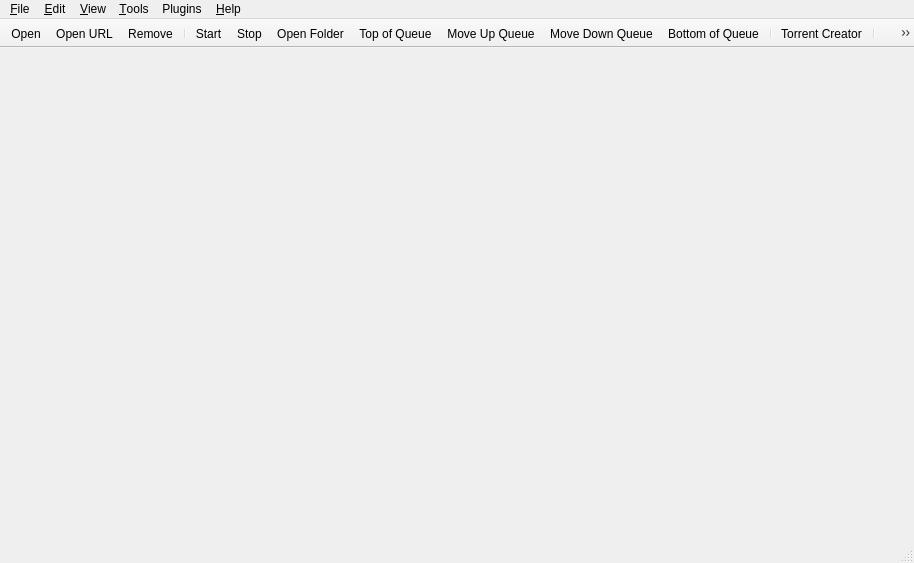
<?xml version="1.0" encoding="UTF-8"?>
<ui version="4.0">
 <class>MainWindow</class>
 <widget class="QMainWindow" name="MainWindow">
  <property name="geometry">
   <rect>
    <x>0</x>
    <y>0</y>
    <width>914</width>
    <height>563</height>
   </rect>
  </property>
  <property name="contextMenuPolicy">
   <enum>Qt::ContextMenuPolicy::CustomContextMenu</enum>
  </property>
  <widget class="QWidget" name="centralWidget">
   <layout class="QVBoxLayout" name="centralWidgetLayout">
    <property name="leftMargin">
     <number>7</number>
    </property>
    <property name="topMargin">
     <number>3</number>
    </property>
    <property name="rightMargin">
     <number>7</number>
    </property>
    <property name="bottomMargin">
     <number>7</number>
    </property>
   </layout>
  </widget>
  <widget class="QMenuBar" name="menubar">
   <property name="geometry">
    <rect>
     <x>0</x>
     <y>0</y>
     <width>914</width>
     <height>20</height>
    </rect>
   </property>
   <widget class="QMenu" name="menuEdit">
    <property name="title">
     <string>&amp;Edit</string>
    </property>
    <addaction name="actionStart"/>
    <addaction name="actionStop"/>
    <addaction name="separator"/>
    <addaction name="actionDelete"/>
    <addaction name="actionTopQueuePos"/>
    <addaction name="actionIncreaseQueuePos"/>
    <addaction name="actionDecreaseQueuePos"/>
    <addaction name="actionBottomQueuePos"/>
    <addaction name="separator"/>
    <addaction name="actionPauseSession"/>
    <addaction name="actionResumeSession"/>
   </widget>
   <widget class="QMenu" name="menuHelp">
    <property name="title">
     <string>&amp;Help</string>
    </property>
    <addaction name="actionDocumentation"/>
    <addaction name="actionCheckForUpdates"/>
    <addaction name="separator"/>
    <addaction name="actionDonateMoney"/>
    <addaction name="actionAbout"/>
   </widget>
   <widget class="QMenu" name="menuOptions">
    <property name="title">
     <string>&amp;Tools</string>
    </property>
    <widget class="QMenu" name="menuAutoShutdownOnDownloadsCompletion">
     <property name="title">
      <string>On Downloads &amp;Done</string>
     </property>
     <addaction name="actionAutoShutdownDisabled"/>
     <addaction name="actionAutoExit"/>
     <addaction name="actionAutoSuspend"/>
     <addaction name="actionAutoHibernate"/>
     <addaction name="actionAutoReboot"/>
     <addaction name="actionAutoShutdown"/>
    </widget>
    <addaction name="actionCreateTorrent"/>
    <addaction name="separator"/>
    <addaction name="actionManageCookies"/>
    <addaction name="actionOptions"/>
    <addaction name="separator"/>
    <addaction name="menuAutoShutdownOnDownloadsCompletion"/>
   </widget>
   <widget class="QMenu" name="menuFile">
    <property name="title">
     <string>&amp;File</string>
    </property>
    <addaction name="actionOpen"/>
    <addaction name="actionDownloadFromURL"/>
    <addaction name="actionCloseWindow"/>
    <addaction name="separator"/>
    <addaction name="actionExit"/>
   </widget>
   <widget class="QMenu" name="menuView">
    <property name="title">
     <string>&amp;View</string>
    </property>
    <widget class="QMenu" name="menuLog">
     <property name="title">
      <string>&amp;Log</string>
     </property>
     <addaction name="actionExecutionLogs"/>
     <addaction name="separator"/>
     <addaction name="actionNormalMessages"/>
     <addaction name="actionInformationMessages"/>
     <addaction name="actionWarningMessages"/>
     <addaction name="actionCriticalMessages"/>
    </widget>
    <addaction name="separator"/>
    <addaction name="actionTopToolBar"/>
    <addaction name="actionShowStatusbar"/>
    <addaction name="actionShowFiltersSidebar"/>
    <addaction name="actionSpeedInTitleBar"/>
    <addaction name="separator"/>
    <addaction name="actionSearchWidget"/>
    <addaction name="actionRSSReader"/>
    <addaction name="menuLog"/>
    <addaction name="separator"/>
    <addaction name="actionStatistics"/>
    <addaction name="separator"/>
    <addaction name="actionLock"/>
   </widget>
   <widget class="QMenu" name="menuPlugins">
    <property name="title">
     <string>Plugins</string>
    </property>
    <addaction name="actionManagePlugins"/>
    <addaction name="separator"/>
   </widget>
   <addaction name="menuFile"/>
   <addaction name="menuEdit"/>
   <addaction name="menuView"/>
   <addaction name="menuOptions"/>
   <addaction name="menuPlugins"/>
   <addaction name="menuHelp"/>
  </widget>
  <widget class="QToolBar" name="toolBar">
   <property name="movable">
    <bool>false</bool>
   </property>
   <property name="orientation">
    <enum>Qt::Orientation::Horizontal</enum>
   </property>
   <property name="toolButtonStyle">
    <enum>Qt::ToolButtonStyle::ToolButtonFollowStyle</enum>
   </property>
   <property name="floatable">
    <bool>false</bool>
   </property>
   <attribute name="toolBarArea">
    <enum>TopToolBarArea</enum>
   </attribute>
   <attribute name="toolBarBreak">
    <bool>false</bool>
   </attribute>
   <addaction name="actionOpen"/>
   <addaction name="actionDownloadFromURL"/>
   <addaction name="actionDelete"/>
   <addaction name="separator"/>
   <addaction name="actionStart"/>
   <addaction name="actionStop"/>
   <addaction name="actionOpenDestinationFolder"/>
   <addaction name="actionTopQueuePos"/>
   <addaction name="actionIncreaseQueuePos"/>
   <addaction name="actionDecreaseQueuePos"/>
   <addaction name="actionBottomQueuePos"/>
   <addaction name="separator"/>
   <addaction name="actionCreateTorrent"/>
   <addaction name="separator"/>
   <addaction name="actionOptions"/>
   <addaction name="actionLock"/>
  </widget>
  <widget class="QStatusBar" name="statusBar"/>
  <action name="actionOpen">
   <property name="text">
    <string>&amp;Add Torrent File...</string>
   </property>
   <property name="iconText">
    <string>Open</string>
   </property>
  </action>
  <action name="actionExit">
   <property name="text">
    <string>E&amp;xit</string>
   </property>
  </action>
  <action name="actionOptions">
   <property name="text">
    <string>&amp;Options...</string>
   </property>
  </action>
  <action name="actionAbout">
   <property name="text">
    <string>&amp;About</string>
   </property>
  </action>
  <action name="actionStart">
   <property name="text">
    <string>Sta&amp;rt</string>
   </property>
  </action>
  <action name="actionStop">
   <property name="text">
    <string>Sto&amp;p</string>
   </property>
  </action>
  <action name="actionResumeSession">
   <property name="text">
    <string>R&amp;esume Session</string>
   </property>
  </action>
  <action name="actionPauseSession">
   <property name="text">
    <string>Pau&amp;se Session</string>
   </property>
  </action>
  <action name="actionDelete">
   <property name="text">
    <string>&amp;Remove</string>
   </property>
  </action>
  <action name="actionDownloadFromURL">
   <property name="text">
    <string>Add Torrent &amp;Link...</string>
   </property>
   <property name="iconText">
    <string>Open URL</string>
   </property>
  </action>
  <action name="actionCreateTorrent">
   <property name="text">
    <string>Torrent &amp;Creator</string>
   </property>
  </action>
  <action name="actionDocumentation">
   <property name="text">
    <string>&amp;Documentation</string>
   </property>
  </action>
  <action name="actionSetGlobalSpeedLimits">
   <property name="text">
    <string>Set Global Speed Limits...</string>
   </property>
  </action>
  <action name="actionBottomQueuePos">
   <property name="text">
    <string>Bottom of Queue</string>
   </property>
   <property name="toolTip">
    <string>Move to the bottom of the queue</string>
   </property>
   <property name="visible">
    <bool>true</bool>
   </property>
  </action>
  <action name="actionTopQueuePos">
   <property name="text">
    <string>Top of Queue</string>
   </property>
   <property name="toolTip">
    <string>Move to the top of the queue</string>
   </property>
   <property name="visible">
    <bool>true</bool>
   </property>
  </action>
  <action name="actionDecreaseQueuePos">
   <property name="text">
    <string>Move Down Queue</string>
   </property>
   <property name="toolTip">
    <string>Move down in the queue</string>
   </property>
   <property name="visible">
    <bool>true</bool>
   </property>
  </action>
  <action name="actionIncreaseQueuePos">
   <property name="text">
    <string>Move Up Queue</string>
   </property>
   <property name="toolTip">
    <string>Move up in the queue</string>
   </property>
   <property name="visible">
    <bool>true</bool>
   </property>
  </action>
  <action name="actionUseAlternativeSpeedLimits">
   <property name="checkable">
    <bool>true</bool>
   </property>
   <property name="text">
    <string>Alternative Speed Limits</string>
   </property>
   <property name="toolTip">
    <string>Alternative Speed Limits</string>
   </property>
  </action>
  <action name="actionTopToolBar">
   <property name="checkable">
    <bool>true</bool>
   </property>
   <property name="text">
    <string>&amp;Top Toolbar</string>
   </property>
   <property name="toolTip">
    <string>Display Top Toolbar</string>
   </property>
  </action>
  <action name="actionShowStatusbar">
   <property name="checkable">
    <bool>true</bool>
   </property>
   <property name="text">
    <string>Status &amp;Bar</string>
   </property>
  </action>
  <action name="actionShowFiltersSidebar">
   <property name="checkable">
    <bool>true</bool>
   </property>
   <property name="text">
    <string>Filters Sidebar</string>
   </property>
  </action>
  <action name="actionSpeedInTitleBar">
   <property name="checkable">
    <bool>true</bool>
   </property>
   <property name="text">
    <string>S&amp;peed in Title Bar</string>
   </property>
   <property name="toolTip">
    <string>Show Transfer Speed in Title Bar</string>
   </property>
  </action>
  <action name="actionRSSReader">
   <property name="checkable">
    <bool>true</bool>
   </property>
   <property name="text">
    <string>&amp;RSS Reader</string>
   </property>
  </action>
  <action name="actionSearchWidget">
   <property name="checkable">
    <bool>true</bool>
   </property>
   <property name="text">
    <string>Search &amp;Engine</string>
   </property>
  </action>
  <action name="actionLock">
   <property name="text">
    <string>L&amp;ock qBittorrent</string>
   </property>
   <property name="iconText">
    <string>Lock</string>
   </property>
   <property name="shortcut">
    <string notr="true">Ctrl+L</string>
   </property>
  </action>
  <action name="actionDonateMoney">
   <property name="text">
    <string>Do&amp;nate!</string>
   </property>
   <property name="toolTip">
    <string>If you like qBittorrent, please donate!</string>
   </property>
  </action>
  <action name="actionAutoExit">
   <property name="checkable">
    <bool>true</bool>
   </property>
   <property name="text">
    <string>&amp;Exit qBittorrent</string>
   </property>
  </action>
  <action name="actionAutoSuspend">
   <property name="checkable">
    <bool>true</bool>
   </property>
   <property name="text">
    <string>&amp;Suspend System</string>
   </property>
  </action>
  <action name="actionAutoHibernate">
   <property name="checkable">
    <bool>true</bool>
   </property>
   <property name="text">
    <string>&amp;Hibernate System</string>
   </property>
  </action>
  <action name="actionAutoShutdown">
   <property name="checkable">
    <bool>true</bool>
   </property>
   <property name="text">
    <string>Sh&amp;utdown System</string>
   </property>
  </action>
  <action name="actionAutoReboot">
   <property name="checkable">
    <bool>true</bool>
   </property>
   <property name="text">
    <string>&amp;Reboot System</string>
   </property>
  </action>
  <action name="actionAutoShutdownDisabled">
   <property name="checkable">
    <bool>true</bool>
   </property>
   <property name="text">
    <string>&amp;Do nothing</string>
   </property>
  </action>
  <action name="actionToggleVisibility">
   <property name="text">
    <string>Show</string>
   </property>
  </action>
  <action name="actionMinimize">
   <property name="text">
    <string notr="true">Minimize</string>
   </property>
  </action>
  <action name="actionStatistics">
   <property name="text">
    <string>&amp;Statistics</string>
   </property>
  </action>
  <action name="actionCheckForUpdates">
   <property name="text">
    <string>Check for Updates</string>
   </property>
   <property name="toolTip">
    <string>Check for Program Updates</string>
   </property>
  </action>
  <action name="actionManageCookies">
   <property name="text">
    <string>Manage Cookies...</string>
   </property>
   <property name="toolTip">
    <string>Manage stored network cookies</string>
   </property>
  </action>
  <action name="actionExecutionLogs">
   <property name="checkable">
    <bool>true</bool>
   </property>
   <property name="text">
    <string>Show</string>
   </property>
  </action>
  <action name="actionNormalMessages">
   <property name="checkable">
    <bool>true</bool>
   </property>
   <property name="text">
    <string>Normal Messages</string>
   </property>
  </action>
  <action name="actionInformationMessages">
   <property name="checkable">
    <bool>true</bool>
   </property>
   <property name="text">
    <string>Information Messages</string>
   </property>
  </action>
  <action name="actionWarningMessages">
   <property name="checkable">
    <bool>true</bool>
   </property>
   <property name="text">
    <string>Warning Messages</string>
   </property>
  </action>
  <action name="actionCriticalMessages">
   <property name="checkable">
    <bool>true</bool>
   </property>
   <property name="text">
    <string>Critical Messages</string>
   </property>
  </action>
  <action name="actionCloseWindow">
   <property name="text">
    <string>Close Window</string>
   </property>
  </action>
  <action name="actionOpenDestinationFolder">
   <property name="text">
    <string>Open Destination Folder</string>
   </property>
   <property name="iconText">
    <string>Open Folder</string>
   </property>
  </action>
  <action name="actionManagePlugins">
   <property name="text">
    <string>Manage Plugins...</string>
   </property>
   <property name="toolTip">
    <string>Manage installed plugins</string>
   </property>
  </action>
 </widget>
 <resources/>
 <connections/>
</ui>
